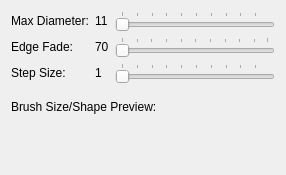
<?xml version="1.0" encoding="UTF-8"?>
<ui version="4.0">
 <class>EraserOptionsWidget</class>
 <widget class="QWidget" name="EraserOptionsWidget">
  <property name="geometry">
   <rect>
    <x>0</x>
    <y>0</y>
    <width>286</width>
    <height>175</height>
   </rect>
  </property>
  <property name="windowTitle">
   <string>Form</string>
  </property>
  <layout class="QVBoxLayout" name="verticalLayout">
   <item>
    <layout class="QGridLayout" name="gridLayout">
     <item row="0" column="0">
      <widget class="QLabel" name="label">
       <property name="text">
        <string>Max Diameter:</string>
       </property>
      </widget>
     </item>
     <item row="0" column="2">
      <widget class="QSlider" name="eraserdiameter">
       <property name="minimum">
        <number>1</number>
       </property>
       <property name="singleStep">
        <number>2</number>
       </property>
       <property name="orientation">
        <enum>Qt::Horizontal</enum>
       </property>
       <property name="tickPosition">
        <enum>QSlider::TicksAbove</enum>
       </property>
      </widget>
     </item>
     <item row="0" column="1">
      <widget class="QLabel" name="eraserdiameterdisplay">
       <property name="text">
        <string>11</string>
       </property>
      </widget>
     </item>
     <item row="1" column="0">
      <widget class="QLabel" name="label_2">
       <property name="text">
        <string>Edge Fade:</string>
       </property>
      </widget>
     </item>
     <item row="1" column="1">
      <widget class="QLabel" name="blurpercentdisplay">
       <property name="text">
        <string>70</string>
       </property>
      </widget>
     </item>
     <item row="1" column="2">
      <widget class="QSlider" name="blurpercent">
       <property name="enabled">
        <bool>false</bool>
       </property>
       <property name="orientation">
        <enum>Qt::Horizontal</enum>
       </property>
       <property name="tickPosition">
        <enum>QSlider::TicksAbove</enum>
       </property>
      </widget>
     </item>
     <item row="2" column="0">
      <widget class="QLabel" name="label_3">
       <property name="text">
        <string>Step Size:</string>
       </property>
      </widget>
     </item>
     <item row="2" column="1">
      <widget class="QLabel" name="stepsizedisplay">
       <property name="text">
        <string>1</string>
       </property>
      </widget>
     </item>
     <item row="2" column="2">
      <widget class="QSlider" name="stepsize">
       <property name="minimum">
        <number>1</number>
       </property>
       <property name="orientation">
        <enum>Qt::Horizontal</enum>
       </property>
       <property name="tickPosition">
        <enum>QSlider::TicksAbove</enum>
       </property>
      </widget>
     </item>
    </layout>
   </item>
   <item>
    <widget class="QLabel" name="label_4">
     <property name="text">
      <string>Brush Size/Shape Preview:</string>
     </property>
    </widget>
   </item>
   <item>
    <widget class="QWidget" name="brushpreviewwidget" native="true"/>
   </item>
  </layout>
 </widget>
 <resources/>
 <connections>
  <connection>
   <sender>eraserdiameter</sender>
   <signal>valueChanged(int)</signal>
   <receiver>eraserdiameterdisplay</receiver>
   <slot>setNum(int)</slot>
   <hints>
    <hint type="sourcelabel">
     <x>265</x>
     <y>21</y>
    </hint>
    <hint type="destinationlabel">
     <x>174</x>
     <y>21</y>
    </hint>
   </hints>
  </connection>
  <connection>
   <sender>blurpercent</sender>
   <signal>valueChanged(int)</signal>
   <receiver>blurpercentdisplay</receiver>
   <slot>setNum(int)</slot>
   <hints>
    <hint type="sourcelabel">
     <x>265</x>
     <y>53</y>
    </hint>
    <hint type="destinationlabel">
     <x>174</x>
     <y>53</y>
    </hint>
   </hints>
  </connection>
  <connection>
   <sender>stepsize</sender>
   <signal>valueChanged(int)</signal>
   <receiver>stepsizedisplay</receiver>
   <slot>setNum(int)</slot>
   <hints>
    <hint type="sourcelabel">
     <x>265</x>
     <y>85</y>
    </hint>
    <hint type="destinationlabel">
     <x>174</x>
     <y>85</y>
    </hint>
   </hints>
  </connection>
 </connections>
</ui>
